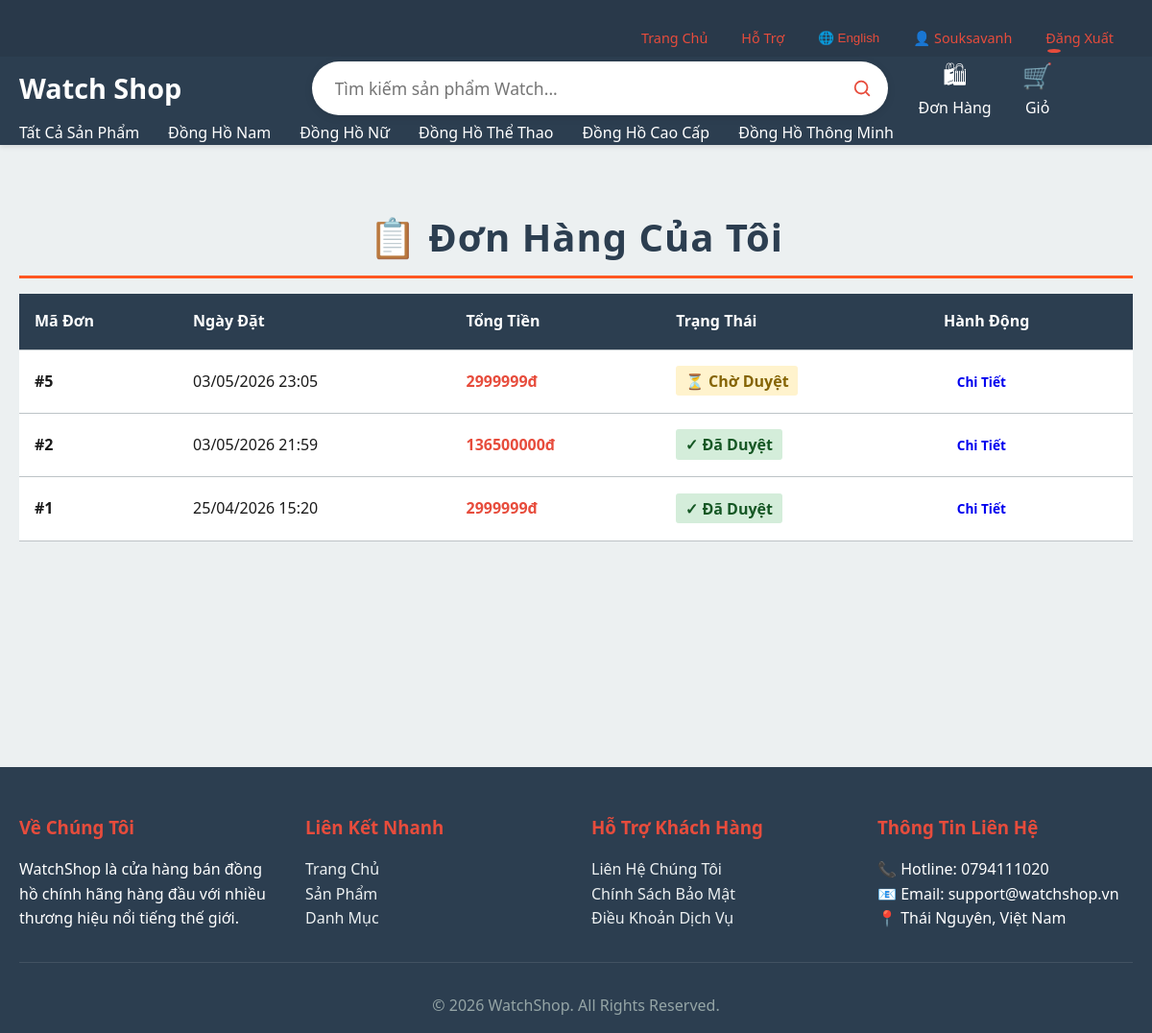
/vi/orders/ (signed in), run on an earlier commit of the app's database.
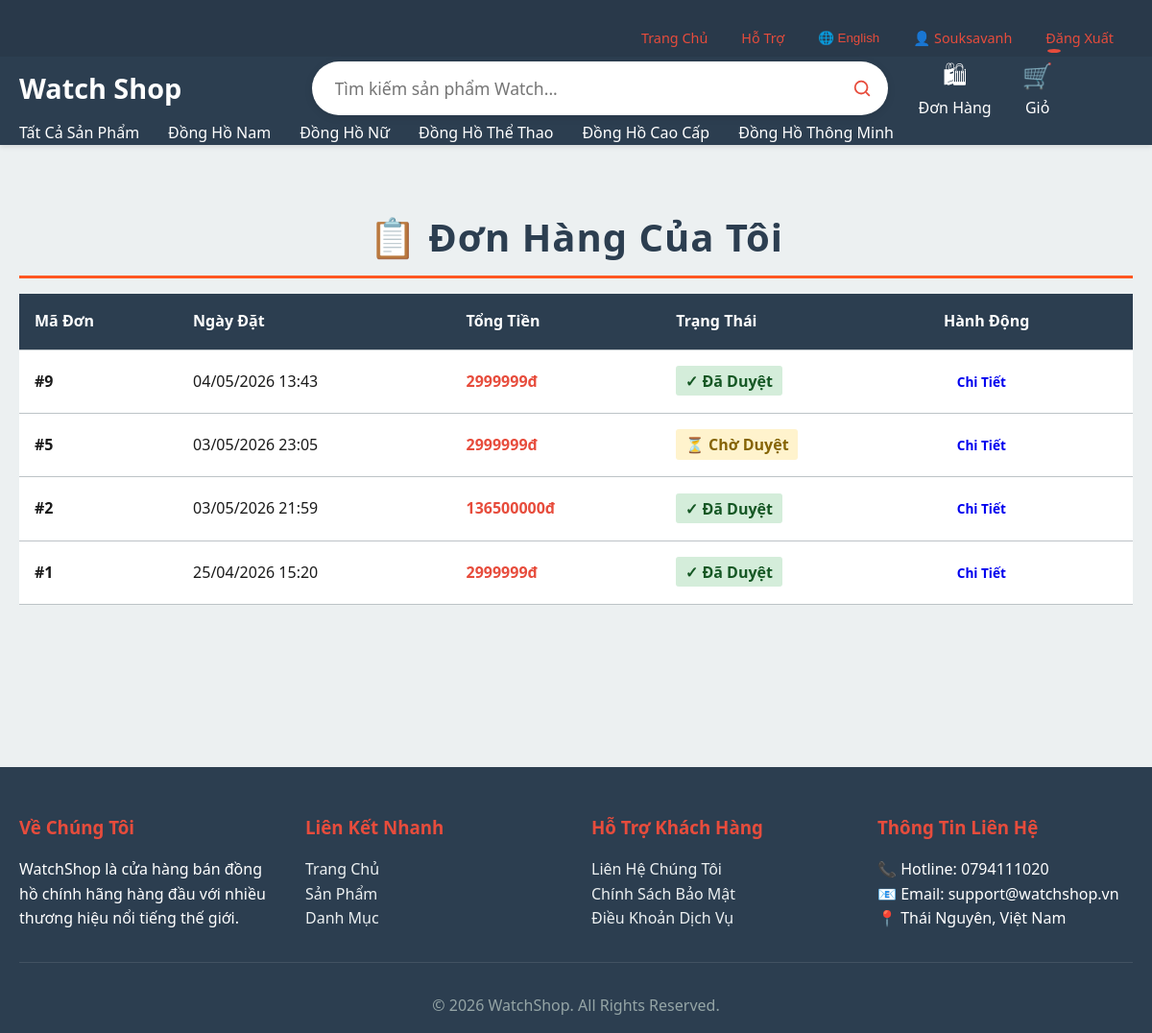
And on a later commit of the database.
### shop/models.py (models this page shows, shortened)
class Order(models.Model):
    STATUS_CHOICES = [
        ('pending', 'Chờ xác nhận'),
        ('confirmed', 'Đã xác nhận'),
        ('shipping', 'Đang giao hàng'),
        ('delivered', 'Đã giao'),
        ('cancelled', 'Đã hủy'),
        ('returned', 'Đã hoàn trả'),
    ]
    user = models.ForeignKey(User, on_delete=models.CASCADE, related_name='orders')
    total_amount = models.DecimalField(max_digits=12, decimal_places=2, validators=[MinValueValidator(0)])
    status = models.CharField(max_length=20, choices=STATUS_CHOICES, default='pending')
    payment_method = models.CharField(
        max_length=20,
        choices=[('cod', 'COD'), ('bank_transfer', 'Chuyển khoản ngân hàng')],
        default='cod'
    )
    payment_reference = models.CharField(max_length=100, blank=True)
    delivery_address = models.TextField()
    phone_number = models.CharField(max_length=20)
    email = models.EmailField(null=True, blank=True)
    notes = models.TextField(blank=True)
    created_at = models.DateTimeField(auto_now_add=True)
    updated_at = models.DateTimeField(auto_now=True)
    class Meta:
        ordering = ['-created_at']

### shop/views.py (the view)
# urls.py: path('orders/', views.order_list, name='order_list'),
@login_required(login_url='login')
def order_list(request):
    orders = Order.objects.filter(user=request.user)
    context = {
        'orders': orders,
        'page_title': 'My Orders'
    }
    return render(request, 'shop/order_list.html', context)

### templates/shop/order_list.html (shortened to what this page needs)
{% extends 'shop/base.html' %}
{% block content %}
<div class="container">
    <h2 class="section-title">📋 Đơn Hàng Của Tôi</h2>
    {% if orders %}
        <table>
            <thead>
                <tr>
                    <th>Mã Đơn</th>
                    <th>Ngày Đặt</th>
                    <th>Tổng Tiền</th>
                    <th>Trạng Thái</th>
                    <th>Hành Động</th>
                </tr>
            </thead>
            <tbody>
                {% for order in orders %}
                    <tr>
                        <td><strong>#{{ order.id }}</strong></td>
                        <td>{{ order.created_at|date:"d/m/Y H:i" }}</td>
                        <td style="font-weight: bold; color: var(--secondary);">{{ order.total_amount|floatformat:0 }}đ</td>
                        <td>
                            {% if order.status == 'pending' %}
                                <span style="background-color: #fff3cd; color: #856404; padding: 0.3rem 0.6rem; border-radius: 3px; font-weight: 600;">⏳ Chờ Duyệt</span>
                            {% elif order.status == 'confirmed' or order.status == 'approved' %}
                                <span style="background-color: #d4edda; color: #155724; padding: 0.3rem 0.6rem; border-radius: 3px; font-weight: 600;">✓ Đã Duyệt</span>
                            {% else %}
                                <span style="background-color: #f8d7da; color: #721c24; padding: 0.3rem 0.6rem; border-radius: 3px; font-weight: 600;">✗ Từ Chối</span>
                            {% endif %}
                        </td>
                        <td>
                            <a href="{% url 'order_detail' order.id %}" class="btn" style="padding: 0.3rem 0.8rem; font-size: 0.85rem;">Chi Tiết</a>
                        </td>
                    </tr>
                {% endfor %}
            </tbody>
        </table>
    {% else %}
        <div class="alert alert-info text-center" style="padding: 3rem;">
            <h3>Không Có Đơn Hàng</h3>
            <p style="margin: 1rem 0;">Bạn chưa có đơn hàng nào. Hãy bắt đầu mua sắm!</p>
            <a href="{% url 'product_list' %}" class="btn btn-success">Mua Sắm Ngay</a>
        </div>
    {% endif %}
</div>
{% endblock %}

What changed in the data, as far as the page shows it:
added Order: id "9", created_at "04/05/2026 13:43", total_amount "2999999", status "✓ Đã Duyệt"
